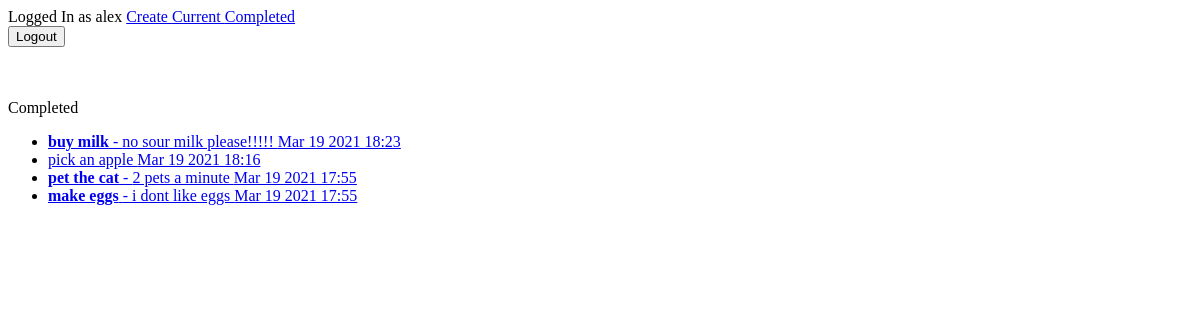
The app's page /completed/ (signed in), older data.
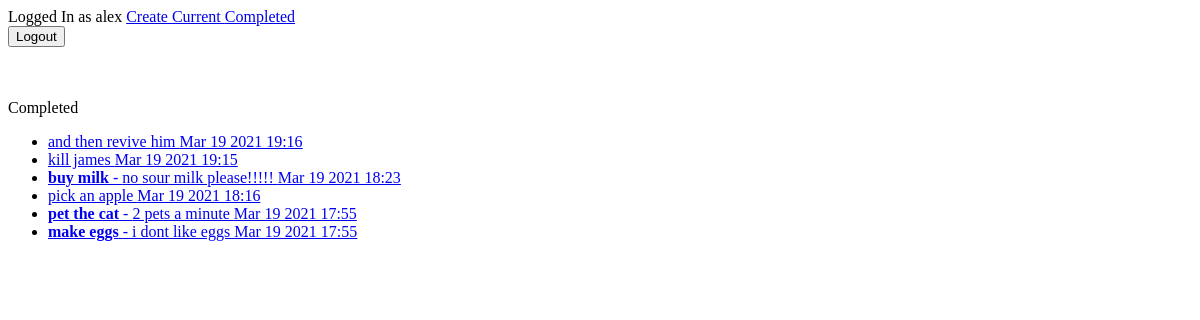
The same page, newer data.
### todo/models.py (models this page shows, shortened)
class Todo(models.Model):
    title = models.CharField(max_length=100)
    memo = models.TextField(blank=True)
    created = models.DateTimeField(auto_now_add=True)
    datecompleted = models.DateTimeField(null=True, blank=True)
    important = models.BooleanField(default=False)
    user = models.ForeignKey(User, on_delete=models.CASCADE)

### todo/views.py (the view)
# urls.py: path('completed/', views.completedtodos, name='completedtodos'),
@login_required
def completedtodos(request):
    todos = Todo.objects.filter(user=request.user, datecompleted__isnull=False).order_by('-datecompleted')
    return render(request,'todo/completedtodos.html',{'todos':todos})

### todo/templates/todo/completedtodos.html
{% extends 'todo/base.html' %}
{% block content %}
Completed
<ul>
    {% for todo in todos %}
    <li>
        <a href="{% url 'viewtodo' todo.id %}">
        {% if todo.important %}<b>{% endif %}{{ todo.title }}{% if todo.important %}</b>{% endif %}
        {% if todo.memo %} - {{ todo.memo }}{% endif %}
        {{ todo.datecompleted|date:'M j Y H:i' }}
        </a>
    </li>
    {% endfor %}
</ul>
{% endblock %}

Row changes from the older to the newer data that the page shows:
added Todo: title "and then revive him", datecompleted "Mar 19 2021 19:16"
added Todo: title "kill james", datecompleted "Mar 19 2021 19:15"
